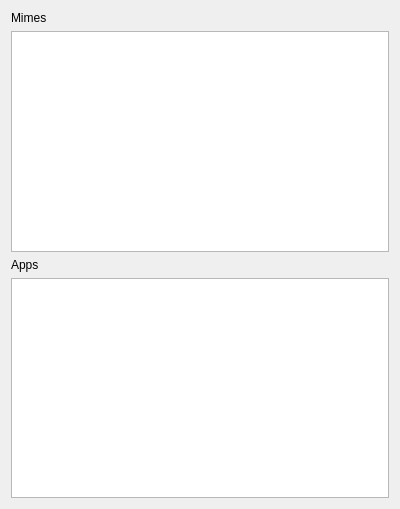
<?xml version="1.0" encoding="UTF-8"?>
<ui version="4.0">
 <class>MainWindow</class>
 <widget class="QMainWindow" name="MainWindow">
  <property name="geometry">
   <rect>
    <x>0</x>
    <y>0</y>
    <width>400</width>
    <height>509</height>
   </rect>
  </property>
  <property name="windowTitle">
   <string>MainWindow</string>
  </property>
  <widget class="QWidget" name="centralWidget">
   <layout class="QVBoxLayout" name="verticalLayout">
    <item>
     <widget class="QLabel" name="label_2">
      <property name="text">
       <string>Mimes</string>
      </property>
     </widget>
    </item>
    <item>
     <widget class="QListWidget" name="mimes"/>
    </item>
    <item>
     <widget class="QLabel" name="label">
      <property name="text">
       <string>Apps</string>
      </property>
     </widget>
    </item>
    <item>
     <widget class="QListWidget" name="apps"/>
    </item>
   </layout>
  </widget>
 </widget>
 <layoutdefault spacing="6" margin="11"/>
 <resources/>
 <connections/>
</ui>
